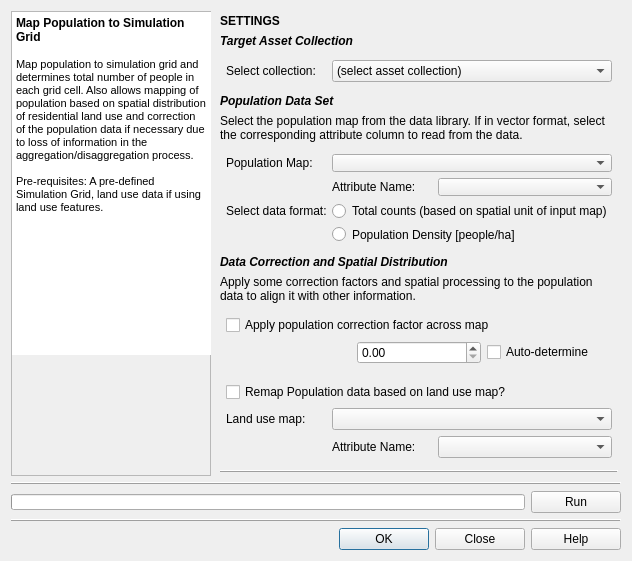
<?xml version="1.0" encoding="UTF-8"?>
<ui version="4.0">
 <class>Map_Population</class>
 <widget class="QDialog" name="Map_Population">
  <property name="geometry">
   <rect>
    <x>0</x>
    <y>0</y>
    <width>630</width>
    <height>561</height>
   </rect>
  </property>
  <property name="windowTitle">
   <string>Map Population to Simulation Grid</string>
  </property>
  <property name="windowIcon">
   <iconset resource="../../../../../Dropbox/UrbanBEATS Master Project/graphics/ubeats.qrc">
    <normaloff>:/icons/demographics.png</normaloff>:/icons/demographics.png</iconset>
  </property>
  <layout class="QGridLayout" name="gridLayout">
   <item row="4" column="0" colspan="2">
    <widget class="QWidget" name="buttons_widget" native="true">
     <layout class="QHBoxLayout" name="horizontalLayout">
      <property name="spacing">
       <number>6</number>
      </property>
      <property name="leftMargin">
       <number>0</number>
      </property>
      <property name="topMargin">
       <number>0</number>
      </property>
      <property name="rightMargin">
       <number>0</number>
      </property>
      <property name="bottomMargin">
       <number>0</number>
      </property>
      <item>
       <spacer name="horizontalSpacer">
        <property name="orientation">
         <enum>Qt::Horizontal</enum>
        </property>
        <property name="sizeHint" stdset="0">
         <size>
          <width>40</width>
          <height>20</height>
         </size>
        </property>
       </spacer>
      </item>
      <item>
       <widget class="QPushButton" name="ok_button">
        <property name="minimumSize">
         <size>
          <width>90</width>
          <height>0</height>
         </size>
        </property>
        <property name="whatsThis">
         <string>&lt;html&gt;&lt;head/&gt;&lt;body&gt;&lt;p&gt;Resets all parameters of this module in the current 'scenario time step' to the default values.&lt;/p&gt;&lt;/body&gt;&lt;/html&gt;</string>
        </property>
        <property name="text">
         <string>OK</string>
        </property>
        <property name="icon">
         <iconset resource="../../../../../Dropbox/UrbanBEATS Master Project/graphics/ubeats.qrc">
          <normaloff>:/icons/check.png</normaloff>:/icons/check.png</iconset>
        </property>
       </widget>
      </item>
      <item>
       <widget class="QPushButton" name="close_button">
        <property name="minimumSize">
         <size>
          <width>90</width>
          <height>0</height>
         </size>
        </property>
        <property name="text">
         <string>Close</string>
        </property>
        <property name="icon">
         <iconset resource="../../../../../Dropbox/UrbanBEATS Master Project/graphics/ubeats.qrc">
          <normaloff>:/icons/delete-icon.png</normaloff>:/icons/delete-icon.png</iconset>
        </property>
       </widget>
      </item>
      <item>
       <widget class="QPushButton" name="help_button">
        <property name="minimumSize">
         <size>
          <width>90</width>
          <height>0</height>
         </size>
        </property>
        <property name="text">
         <string>Help</string>
        </property>
        <property name="icon">
         <iconset resource="../../../../../Dropbox/UrbanBEATS Master Project/graphics/ubeats.qrc">
          <normaloff>:/icons/Help-icon.png</normaloff>:/icons/Help-icon.png</iconset>
        </property>
       </widget>
      </item>
     </layout>
    </widget>
   </item>
   <item row="0" column="0">
    <widget class="QFrame" name="frame">
     <property name="minimumSize">
      <size>
       <width>200</width>
       <height>0</height>
      </size>
     </property>
     <property name="maximumSize">
      <size>
       <width>200</width>
       <height>16777215</height>
      </size>
     </property>
     <property name="frameShape">
      <enum>QFrame::StyledPanel</enum>
     </property>
     <property name="frameShadow">
      <enum>QFrame::Raised</enum>
     </property>
     <layout class="QVBoxLayout" name="verticalLayout_6">
      <property name="spacing">
       <number>0</number>
      </property>
      <property name="leftMargin">
       <number>0</number>
      </property>
      <property name="topMargin">
       <number>0</number>
      </property>
      <property name="rightMargin">
       <number>0</number>
      </property>
      <property name="bottomMargin">
       <number>0</number>
      </property>
      <item>
       <widget class="QTextBrowser" name="description">
        <property name="minimumSize">
         <size>
          <width>200</width>
          <height>0</height>
         </size>
        </property>
        <property name="maximumSize">
         <size>
          <width>200</width>
          <height>16777215</height>
         </size>
        </property>
        <property name="frameShape">
         <enum>QFrame::NoFrame</enum>
        </property>
        <property name="frameShadow">
         <enum>QFrame::Plain</enum>
        </property>
        <property name="verticalScrollBarPolicy">
         <enum>Qt::ScrollBarAsNeeded</enum>
        </property>
        <property name="html">
         <string>&lt;!DOCTYPE HTML PUBLIC &quot;-//W3C//DTD HTML 4.0//EN&quot; &quot;http://www.w3.org/TR/REC-html40/strict.dtd&quot;&gt;
&lt;html&gt;&lt;head&gt;&lt;meta name=&quot;qrichtext&quot; content=&quot;1&quot; /&gt;&lt;style type=&quot;text/css&quot;&gt;
p, li { white-space: pre-wrap; }
&lt;/style&gt;&lt;/head&gt;&lt;body style=&quot; font-family:'MS Shell Dlg 2'; font-size:8.25pt; font-weight:400; font-style:normal;&quot;&gt;
&lt;p style=&quot; margin-top:0px; margin-bottom:0px; margin-left:0px; margin-right:0px; -qt-block-indent:0; text-indent:0px;&quot;&gt;&lt;span style=&quot; font-size:9pt; font-weight:600;&quot;&gt;Map Population to Simulation Grid&lt;/span&gt;&lt;/p&gt;
&lt;p style=&quot;-qt-paragraph-type:empty; margin-top:0px; margin-bottom:0px; margin-left:0px; margin-right:0px; -qt-block-indent:0; text-indent:0px; font-size:9pt; font-weight:600;&quot;&gt;&lt;br /&gt;&lt;/p&gt;
&lt;p style=&quot; margin-top:0px; margin-bottom:0px; margin-left:0px; margin-right:0px; -qt-block-indent:0; text-indent:0px;&quot;&gt;Map population to simulation grid and determines total number of people in each grid cell. Also allows mapping of population based on spatial distribution of residential land use and correction of the population data if necessary due to loss of information in the aggregation/disaggregation process. &lt;/p&gt;
&lt;p style=&quot;-qt-paragraph-type:empty; margin-top:0px; margin-bottom:0px; margin-left:0px; margin-right:0px; -qt-block-indent:0; text-indent:0px;&quot;&gt;&lt;br /&gt;&lt;/p&gt;
&lt;p style=&quot; margin-top:0px; margin-bottom:0px; margin-left:0px; margin-right:0px; -qt-block-indent:0; text-indent:0px;&quot;&gt;&lt;span style=&quot; font-size:8pt;&quot;&gt;Pre-requisites: A pre-defined Simulation Grid, land use data if using land use features.&lt;/span&gt;&lt;/p&gt;&lt;/body&gt;&lt;/html&gt;</string>
        </property>
       </widget>
      </item>
      <item>
       <widget class="QLabel" name="img">
        <property name="sizePolicy">
         <sizepolicy hsizetype="Preferred" vsizetype="Fixed">
          <horstretch>0</horstretch>
          <verstretch>0</verstretch>
         </sizepolicy>
        </property>
        <property name="minimumSize">
         <size>
          <width>200</width>
          <height>120</height>
         </size>
        </property>
        <property name="maximumSize">
         <size>
          <width>200</width>
          <height>120</height>
         </size>
        </property>
        <property name="text">
         <string/>
        </property>
        <property name="pixmap">
         <pixmap resource="../../../../../Dropbox/UrbanBEATS Master Project/graphics/ubeats.qrc">:/mod_imgs/module_imgs/mod_demographics.jpg</pixmap>
        </property>
       </widget>
      </item>
     </layout>
    </widget>
   </item>
   <item row="1" column="0" colspan="2">
    <widget class="Line" name="line_2">
     <property name="frameShadow">
      <enum>QFrame::Raised</enum>
     </property>
     <property name="orientation">
      <enum>Qt::Horizontal</enum>
     </property>
    </widget>
   </item>
   <item row="2" column="0" colspan="2">
    <widget class="QWidget" name="widget" native="true">
     <property name="minimumSize">
      <size>
       <width>0</width>
       <height>0</height>
      </size>
     </property>
     <layout class="QHBoxLayout" name="horizontalLayout_2">
      <property name="leftMargin">
       <number>0</number>
      </property>
      <property name="topMargin">
       <number>0</number>
      </property>
      <property name="rightMargin">
       <number>0</number>
      </property>
      <property name="bottomMargin">
       <number>0</number>
      </property>
      <item>
       <widget class="QProgressBar" name="progressbar">
        <property name="minimumSize">
         <size>
          <width>0</width>
          <height>16</height>
         </size>
        </property>
        <property name="maximumSize">
         <size>
          <width>16777215</width>
          <height>16</height>
         </size>
        </property>
        <property name="value">
         <number>0</number>
        </property>
        <property name="textVisible">
         <bool>false</bool>
        </property>
        <property name="orientation">
         <enum>Qt::Horizontal</enum>
        </property>
        <property name="invertedAppearance">
         <bool>false</bool>
        </property>
        <property name="textDirection">
         <enum>QProgressBar::TopToBottom</enum>
        </property>
       </widget>
      </item>
      <item>
       <widget class="QPushButton" name="run_button">
        <property name="minimumSize">
         <size>
          <width>90</width>
          <height>0</height>
         </size>
        </property>
        <property name="maximumSize">
         <size>
          <width>90</width>
          <height>16777215</height>
         </size>
        </property>
        <property name="text">
         <string>Run</string>
        </property>
        <property name="icon">
         <iconset resource="../../../../../Dropbox/UrbanBEATS Master Project/graphics/ubeats.qrc">
          <normaloff>:/icons/Play-icon.png</normaloff>:/icons/Play-icon.png</iconset>
        </property>
       </widget>
      </item>
     </layout>
    </widget>
   </item>
   <item row="0" column="1">
    <widget class="QWidget" name="parameters" native="true">
     <layout class="QVBoxLayout" name="verticalLayout">
      <property name="spacing">
       <number>6</number>
      </property>
      <property name="leftMargin">
       <number>3</number>
      </property>
      <property name="topMargin">
       <number>3</number>
      </property>
      <property name="rightMargin">
       <number>3</number>
      </property>
      <property name="bottomMargin">
       <number>3</number>
      </property>
      <item>
       <widget class="QLabel" name="title">
        <property name="text">
         <string>&lt;html&gt;&lt;head/&gt;&lt;body&gt;&lt;p&gt;&lt;span style=&quot; font-size:9pt; font-weight:600;&quot;&gt;SETTINGS&lt;/span&gt;&lt;/p&gt;&lt;/body&gt;&lt;/html&gt;</string>
        </property>
       </widget>
      </item>
      <item>
       <widget class="QLabel" name="assetcol_title">
        <property name="text">
         <string>&lt;html&gt;&lt;head/&gt;&lt;body&gt;&lt;p&gt;&lt;span style=&quot; font-weight:600; font-style:italic;&quot;&gt;Target Asset Collection&lt;/span&gt;&lt;/p&gt;&lt;/body&gt;&lt;/html&gt;</string>
        </property>
       </widget>
      </item>
      <item>
       <widget class="QWidget" name="gridname_box" native="true">
        <layout class="QGridLayout" name="gridLayout_7">
         <property name="leftMargin">
          <number>6</number>
         </property>
         <property name="topMargin">
          <number>6</number>
         </property>
         <property name="rightMargin">
          <number>6</number>
         </property>
         <property name="bottomMargin">
          <number>6</number>
         </property>
         <item row="0" column="1">
          <widget class="QComboBox" name="assetcol_combo">
           <item>
            <property name="text">
             <string>(select asset collection)</string>
            </property>
           </item>
          </widget>
         </item>
         <item row="0" column="0">
          <widget class="QLabel" name="assetcol_lbl">
           <property name="minimumSize">
            <size>
             <width>100</width>
             <height>0</height>
            </size>
           </property>
           <property name="maximumSize">
            <size>
             <width>100</width>
             <height>16777215</height>
            </size>
           </property>
           <property name="whatsThis">
            <string>Width of the square cell in the city grid in metres</string>
           </property>
           <property name="text">
            <string>Select collection:</string>
           </property>
          </widget>
         </item>
        </layout>
       </widget>
      </item>
      <item>
       <widget class="QLabel" name="pop_title">
        <property name="text">
         <string>&lt;html&gt;&lt;head/&gt;&lt;body&gt;&lt;p&gt;&lt;span style=&quot; font-weight:600; font-style:italic;&quot;&gt;Population Data Set&lt;/span&gt;&lt;/p&gt;&lt;/body&gt;&lt;/html&gt;</string>
        </property>
       </widget>
      </item>
      <item>
       <widget class="QLabel" name="popdata_descr">
        <property name="text">
         <string>Select the population map from the data library. If in vector format, select the corresponding attribute column to read from the data.</string>
        </property>
        <property name="wordWrap">
         <bool>true</bool>
        </property>
       </widget>
      </item>
      <item>
       <widget class="QWidget" name="pop_widget" native="true">
        <layout class="QGridLayout" name="gridLayout_8">
         <property name="leftMargin">
          <number>6</number>
         </property>
         <property name="topMargin">
          <number>6</number>
         </property>
         <property name="rightMargin">
          <number>6</number>
         </property>
         <property name="bottomMargin">
          <number>6</number>
         </property>
         <item row="2" column="0">
          <widget class="QLabel" name="popdataformat_lbl">
           <property name="maximumSize">
            <size>
             <width>100</width>
             <height>16777215</height>
            </size>
           </property>
           <property name="text">
            <string>&lt;html&gt;&lt;head/&gt;&lt;body&gt;&lt;p&gt;Select data format:&lt;/p&gt;&lt;/body&gt;&lt;/html&gt;</string>
           </property>
          </widget>
         </item>
         <item row="3" column="1" colspan="2">
          <widget class="QRadioButton" name="popdata_densityradio">
           <property name="text">
            <string>Population Density [people/ha]</string>
           </property>
          </widget>
         </item>
         <item row="0" column="0">
          <widget class="QLabel" name="pop_lbl">
           <property name="maximumSize">
            <size>
             <width>100</width>
             <height>16777215</height>
            </size>
           </property>
           <property name="text">
            <string>&lt;html&gt;&lt;head/&gt;&lt;body&gt;&lt;p&gt;Population Map:&lt;/p&gt;&lt;/body&gt;&lt;/html&gt;</string>
           </property>
          </widget>
         </item>
         <item row="0" column="1" colspan="2">
          <widget class="QComboBox" name="pop_combo"/>
         </item>
         <item row="2" column="1" colspan="2">
          <widget class="QRadioButton" name="popdata_totalradio">
           <property name="text">
            <string>Total counts (based on spatial unit of input map)</string>
           </property>
          </widget>
         </item>
         <item row="1" column="2">
          <widget class="QComboBox" name="popattr_combo"/>
         </item>
         <item row="1" column="1">
          <widget class="QLabel" name="popdata_attribute_lbl">
           <property name="maximumSize">
            <size>
             <width>100</width>
             <height>16777215</height>
            </size>
           </property>
           <property name="text">
            <string>&lt;html&gt;&lt;head/&gt;&lt;body&gt;&lt;p&gt;Attribute Name:&lt;/p&gt;&lt;/body&gt;&lt;/html&gt;</string>
           </property>
          </widget>
         </item>
        </layout>
       </widget>
      </item>
      <item>
       <widget class="QLabel" name="popcorrection_title">
        <property name="text">
         <string>&lt;html&gt;&lt;head/&gt;&lt;body&gt;&lt;p&gt;&lt;span style=&quot; font-weight:600; font-style:italic;&quot;&gt;Data Correction and Spatial Distribution&lt;/span&gt;&lt;/p&gt;&lt;/body&gt;&lt;/html&gt;</string>
        </property>
       </widget>
      </item>
      <item>
       <widget class="QLabel" name="popcorr_descr">
        <property name="text">
         <string>Apply some correction factors and spatial processing to the population data to align it with other information.</string>
        </property>
        <property name="wordWrap">
         <bool>true</bool>
        </property>
       </widget>
      </item>
      <item>
       <widget class="QWidget" name="popcorr_widget" native="true">
        <layout class="QGridLayout" name="gridLayout_10">
         <property name="leftMargin">
          <number>6</number>
         </property>
         <property name="topMargin">
          <number>6</number>
         </property>
         <property name="rightMargin">
          <number>6</number>
         </property>
         <property name="bottomMargin">
          <number>6</number>
         </property>
         <item row="1" column="1">
          <widget class="QDoubleSpinBox" name="pop_correct_spin">
           <property name="minimumSize">
            <size>
             <width>80</width>
             <height>0</height>
            </size>
           </property>
          </widget>
         </item>
         <item row="1" column="2">
          <widget class="QCheckBox" name="pop_correct_auto">
           <property name="text">
            <string>Auto-determine</string>
           </property>
          </widget>
         </item>
         <item row="0" column="0" colspan="3">
          <widget class="QCheckBox" name="pop_correct_check">
           <property name="text">
            <string>Apply population correction factor across map</string>
           </property>
          </widget>
         </item>
        </layout>
       </widget>
      </item>
      <item>
       <widget class="QWidget" name="lu_widget" native="true">
        <layout class="QGridLayout" name="gridLayout_9">
         <property name="leftMargin">
          <number>6</number>
         </property>
         <property name="topMargin">
          <number>6</number>
         </property>
         <property name="rightMargin">
          <number>6</number>
         </property>
         <property name="bottomMargin">
          <number>6</number>
         </property>
         <item row="2" column="1" colspan="2">
          <widget class="QComboBox" name="lumap_combo"/>
         </item>
         <item row="0" column="0" colspan="3">
          <widget class="QCheckBox" name="popspatial_landuse_check">
           <property name="text">
            <string>Remap Population data based on land use map?</string>
           </property>
          </widget>
         </item>
         <item row="2" column="0">
          <widget class="QLabel" name="lu_lbl">
           <property name="maximumSize">
            <size>
             <width>100</width>
             <height>16777215</height>
            </size>
           </property>
           <property name="text">
            <string>&lt;html&gt;&lt;head/&gt;&lt;body&gt;&lt;p&gt;Land use map:&lt;/p&gt;&lt;/body&gt;&lt;/html&gt;</string>
           </property>
          </widget>
         </item>
         <item row="3" column="1">
          <widget class="QLabel" name="lumap_attribute_lbl">
           <property name="maximumSize">
            <size>
             <width>100</width>
             <height>16777215</height>
            </size>
           </property>
           <property name="text">
            <string>&lt;html&gt;&lt;head/&gt;&lt;body&gt;&lt;p&gt;Attribute Name:&lt;/p&gt;&lt;/body&gt;&lt;/html&gt;</string>
           </property>
          </widget>
         </item>
         <item row="3" column="2">
          <widget class="QComboBox" name="lumap_attr_combo"/>
         </item>
        </layout>
       </widget>
      </item>
      <item>
       <spacer name="verticalSpacer">
        <property name="orientation">
         <enum>Qt::Vertical</enum>
        </property>
        <property name="sizeHint" stdset="0">
         <size>
          <width>20</width>
          <height>40</height>
         </size>
        </property>
       </spacer>
      </item>
      <item>
       <widget class="Line" name="line">
        <property name="frameShadow">
         <enum>QFrame::Raised</enum>
        </property>
        <property name="orientation">
         <enum>Qt::Horizontal</enum>
        </property>
       </widget>
      </item>
     </layout>
    </widget>
   </item>
   <item row="3" column="0" colspan="2">
    <widget class="Line" name="line_3">
     <property name="frameShadow">
      <enum>QFrame::Raised</enum>
     </property>
     <property name="orientation">
      <enum>Qt::Horizontal</enum>
     </property>
    </widget>
   </item>
  </layout>
 </widget>
 <tabstops>
  <tabstop>description</tabstop>
  <tabstop>assetcol_combo</tabstop>
  <tabstop>pop_combo</tabstop>
  <tabstop>popattr_combo</tabstop>
  <tabstop>popdata_totalradio</tabstop>
  <tabstop>popdata_densityradio</tabstop>
  <tabstop>pop_correct_check</tabstop>
  <tabstop>pop_correct_spin</tabstop>
  <tabstop>pop_correct_auto</tabstop>
  <tabstop>popspatial_landuse_check</tabstop>
  <tabstop>lumap_combo</tabstop>
  <tabstop>run_button</tabstop>
  <tabstop>ok_button</tabstop>
  <tabstop>close_button</tabstop>
  <tabstop>help_button</tabstop>
 </tabstops>
 <resources>
  <include location="../../../../../Dropbox/UrbanBEATS Master Project/graphics/ubeats.qrc"/>
 </resources>
 <connections>
  <connection>
   <sender>close_button</sender>
   <signal>clicked()</signal>
   <receiver>Map_Population</receiver>
   <slot>reject()</slot>
   <hints>
    <hint type="sourcelabel">
     <x>479</x>
     <y>375</y>
    </hint>
    <hint type="destinationlabel">
     <x>314</x>
     <y>198</y>
    </hint>
   </hints>
  </connection>
 </connections>
</ui>
